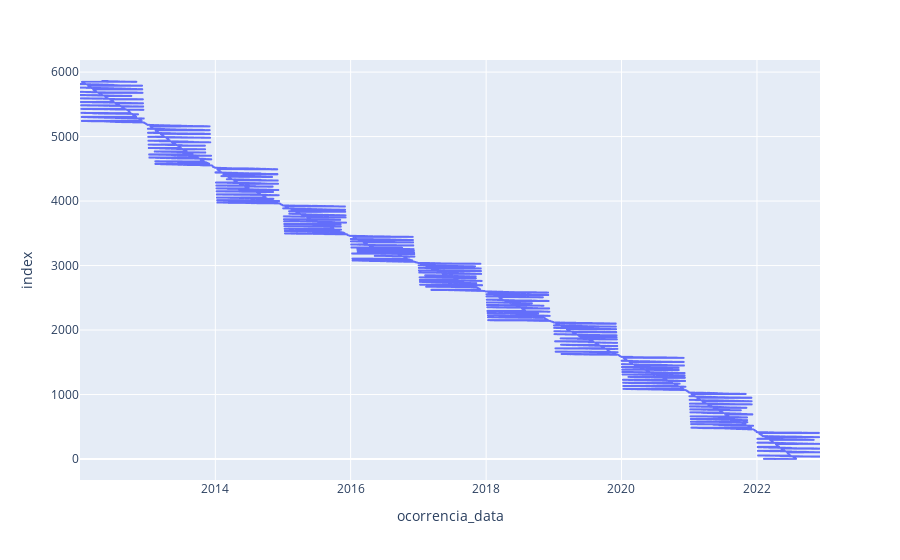

Write notebook code for a chart like this one.
### Markdown cell above
##### Qual a quantidade de ocorrencias ao longo do tempo?

### Code cell
px.line(data_frame=base, x='ocorrencia_data')

### Figure 1 — Plotly figure (JSON) as saved in the notebook; plotly's stock layout.template omitted (floating-point values rounded to 4 significant figures; data arrays with more than 128 entries replaced by an {"elided": "..."} marker saying what was removed)
{"data": [{"hovertemplate": "ocorrencia_data=%{x}<br>index=%{y}<extra></extra>", "legendgroup": "", "line": {"color": "#636efa", "dash": "solid"}, "marker": {"symbol": "circle"}, "mode": "lines", "name": "", "showlegend": false, "type": "scattergl", "x": {"elided": "5847 str values"}, "xaxis": "x", "y": {"elided": "5847 int values"}, "yaxis": "y"}], "layout": {"legend": {"tracegroupgap": 0}, "margin": {"t": 60}, "xaxis": {"anchor": "y", "domain": [0, 1], "title": {"text": "ocorrencia_data"}}, "yaxis": {"anchor": "x", "domain": [0, 1], "title": {"text": "index"}}}}
